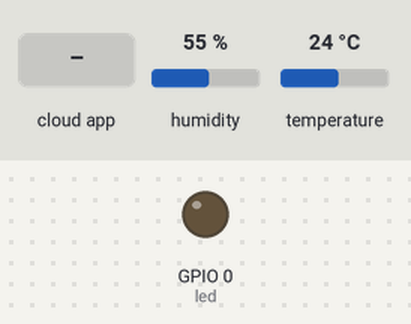
Recording of a sketch running on a simulated ESP8266 (NodeMCU). On the bench: output pins drawn as LEDs (lit = HIGH). Inputs (shaded band) come from the test bench; at power-on: humidity 55 %, temperature 24 °C. Not simulated (calls return 0 or success): CayenneWiFiClient.h.

Above: at 2.7 s.
2.8 s: the phone or cloud app sets 2 to 1
At 4.0 s:
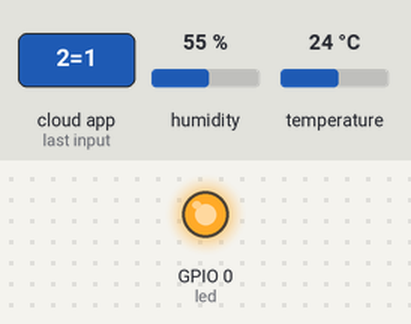
4.3 s: the phone or cloud app sets 2 to 0
At 5.2 s:
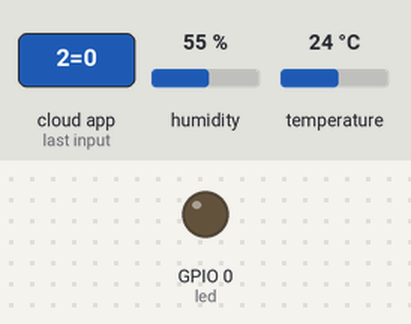
Timing chart, 0 to 7.3 s (numbered marks = the images above; inputs shaded):
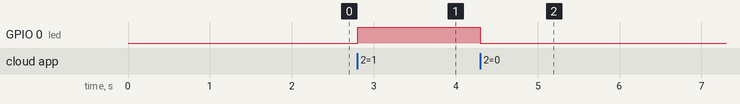

The sketch:

meteoNode.ino
```cpp
/* *****************************************
*  Giovanni Gentile
*  4 April 2017
*  Instructables for Cayenne Adafruit Huzzah
*  IOT meteo Station
*  Adafruit Huzzah + DHT-11 sensor
* *******************************************/

//#define CAYENNE_DEBUG         // Uncomment to show debug messages
#define CAYENNE_PRINT Serial  // Comment this out to disable prints and save space

#include "CayenneDefines.h"
#include "BlynkSimpleEsp8266.h"
#include "CayenneWiFiClient.h"
#include "SimpleTimer.h"
#include "DHT.h"

// Cayenne authentication token. This should be obtained from the Cayenne Dashboard.
char token[] = "#########";

SimpleTimer timer;

// Your network name and password.
char ssid[] = "#########";
char password[] = "#########";

int led = 0;

DHT dht(12, DHT11);

void sendUptime()
{
  Cayenne.virtualWrite(V5, millis() /1000);
  float h = dht.readHumidity();
  float t = dht.readTemperature();
  Cayenne.virtualWrite(V6, h);
  Cayenne.virtualWrite(V7, t);
}

void setup()
{
  // initialize digital pin 2 as an output.
  pinMode(led, OUTPUT);
  Serial.begin(9600);
  Cayenne.begin(token, ssid, password);
  timer.setInterval(5000L, sendUptime); // every 5 seconds
}

void loop()
{
  Cayenne.run();
  timer.run();
}

// This function will be called every time a Dashboard widget writes a value to Virtual Pin 2.
CAYENNE_IN(V2)
{
  CAYENNE_LOG("Got a value: %s", getValue.asStr());
  int i = getValue.asInt();

  if (i == 0)
  {
    digitalWrite(led, LOW);
  }
  else
  {
    digitalWrite(led, HIGH);
  }
}
```

Measured:
- after the input at 2.8 s, GPIO 0 (led): LOW → HIGH at once
- after the input at 4.3 s, GPIO 0 (led): HIGH → LOW at once
